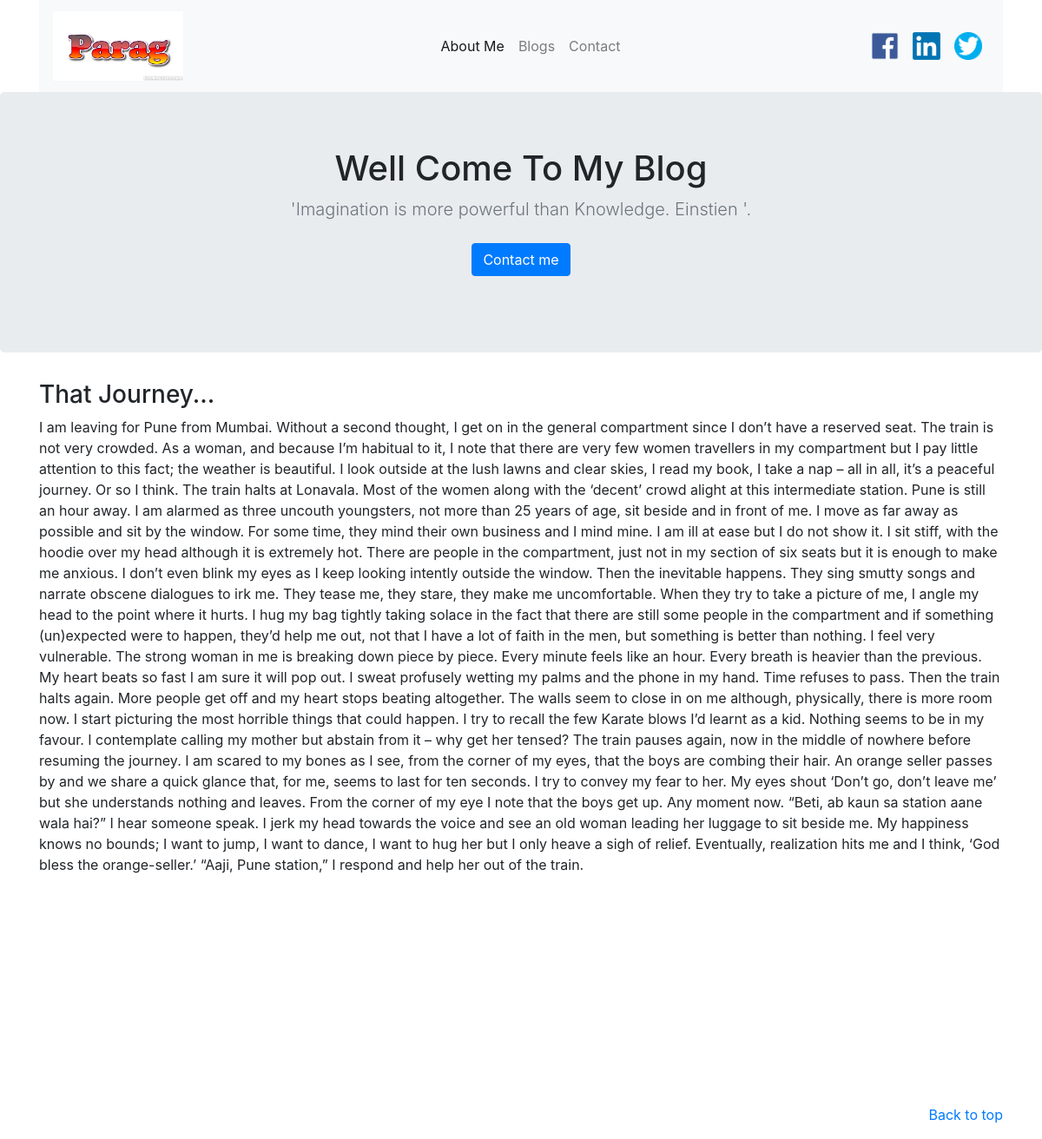
/blogs/2/, run on the app's committed database.
### blog/models.py (models this page shows, shortened)
class Blog(models.Model):
    title = models.CharField(max_length=250)
    body = models.TextField()
    pub_date = models.DateTimeField()

### blog/views.py (the view)
# urls.py: path('blogs/<int:blog_id>/', views.detail, name = 'detail'),
def detail(request, blog_id):
    detail_page = get_object_or_404(Blog, pk=blog_id)
    return render(request, 'blog/detail.html',{'detail_blog': detail_page})

### blog/templates/blog/detail.html (shortened to what this page needs)
{% extends 'blog/base.html' %}
{% block text %}
    <main role="main">
        <section class="jumbotron text-center">
            <div class="container">
                <h1 class="jumbotron-heading">Well Come To My Blog</h1>
                <p class="lead text-muted">'Imagination is more powerful than Knowledge. Einstien '.</p>
                <p>
                    <a href="{% url 'contacts' %}" class="btn btn-primary my-2">Contact me</a>
                </p>
            </div>
        </section>
    </main>
    <div class="container">
        <h3>{{ detail_blog.title }}</h3>
        <body>{{ detail_blog.body }}</body>
        <br>
        <br>
        <br>
        <br>
        <br>
        <br>
    </div>
    <br>
    <br>
    <br>
    <br>
    <br>
    <br>
    <footer class="text-muted">
        <div class="container">
            <p class="float-right">
                <a href="{% url 'home' %}">Back to top</a>
            </p>
        </div>
    </footer>
    </body>
    </html>
{% endblock text %}

### data on the page
Blog: title "That Journey...", body "I am leaving for Pune from Mumbai. Without a second thought, I get on in the general compartment since I don’t have a reserved seat. The train is not very crowded. As a woman, and because I’m habitual to it, I note that there are very few women travellers in my compartment but I pay little attention to this fact; the weather is beautiful. I look outside at the lush lawns and clear skies, I read my book, I take a nap – all in all, it’s a peaceful journey. Or so I think. The train halts at Lonavala. Most of the women along with the ‘decent’ crowd alight at this intermediate station. Pune is still an hour away. I am alarmed as three uncouth youngsters, not more than 25 years of age, sit beside…"
